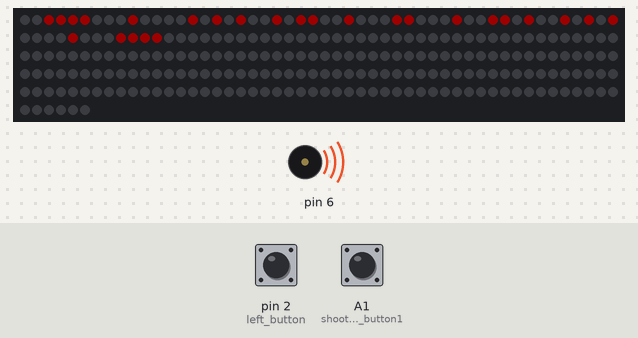
The sketch below on a simulated Arduino Uno, built with avr-gcc and run on an emulated ATmega328P. On the bench: 256 RGB LEDs in strip order, left to right, continuing on the next row, buzzer (waves = sounding). The test bench sets the inputs (shaded band); at power-on: pin 2 (left_button) HIGH, A1 (shooting_button1) HIGH. Dim RGB values are drawn brighter than linear; what the sketch prints to the serial monitor is not drawn.

Above: at 0.4 s.
Timing chart, 0 to 130.0 s (numbered marks = the images above):
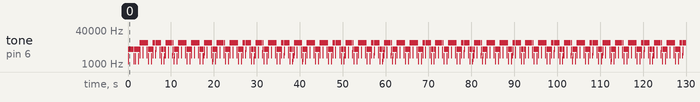

The sketch:

ShootingGhost.ino
```cpp
#include <Arduino.h>
#include "MICROSTEP_DRIVER_2H320.h"
#include <Adafruit_NeoPixel.h>
#include "matrix.h"

#define STATE_START       0x00
#define STATE_STAND       0x01
#define STATE_LOW_SPEED   0x02
#define STATE_HIGH_SPEED  0x03
#define STATE_WINNER      0x04

#define SPEED_LOW   5000
#define SPEED_HIGH  10000

#define SHOOTING_NUMBER 1
#define NUMPIXELS 256

int state = STATE_START;
int old_state = STATE_START;
int shooting_count = 0;

int step_en = 4;
int step_dir = 5;
int step_freq = 6;

int left_button = 2;
int right_button = 3;
int shooting_button1 = A1;
int shooting_button2 = A2;

int led_display = 7;
int reset_button = 8;

MICROSTEP_DRIVER_2H320 step;
Adafruit_NeoPixel pixels = Adafruit_NeoPixel(NUMPIXELS, led_display, NEO_GRB + NEO_KHZ800);

void setup() {
  Serial.begin(115200);
  pinMode(left_button, INPUT_PULLUP);
  pinMode(right_button, INPUT_PULLUP);
  pinMode(shooting_button1, INPUT_PULLUP);
  pinMode(shooting_button2, INPUT_PULLUP);
  step.Begin(step_en,step_dir,step_freq);
  pixels.begin();
  pixels.setBrightness(50);
}

void loop() {
  if (digitalRead(left_button) == HIGH || digitalRead(right_button) == HIGH) {
    // delay(70);
    // if(digitalRead(left_button) == HIGH || digitalRead(right_button) == HIGH)
      step.ChangeStepDir();
      delay(300);
  }

  if (digitalRead(reset_button == HIGH)) {
      delay(70);
      if (digitalRead(reset_button == HIGH))
        // state = STATE_START;
        ;
  }


  if(state == STATE_STAND || state == STATE_LOW_SPEED || state == STATE_HIGH_SPEED) {
    if (digitalRead(shooting_button1) == HIGH || digitalRead(shooting_button2) == HIGH) {
        // delay(10);
        // if (digitalRead(shooting_button1 == HIGH) || digitalRead(shooting_button2 == HIGH)) {
          shooting_count++;
          Serial.print("shooting_count ");Serial.println(shooting_count);
          checkShootingCount();
          cry();
          delay(100);
        // }
    }
  }

  Serial.print("state ");Serial.println(state);
  switch (state) {
    case STATE_START:
      start_shooting_ghost();
      break;
    case STATE_STAND:
      ghost_stand();
      break;
    case STATE_LOW_SPEED:
      ghost_low_speed();
      break;
    case STATE_HIGH_SPEED:
      ghost_high_speed();
      break;
  }
}

void start_shooting_ghost() {
  step.StepStop();
  state = STATE_STAND;
  shooting_count = 0;

  matrix_clear_all();
  matrix_cry();
  matrix_display();

  delay(1000);
  matrix_clear_all();
  matrix_smile();
  matrix_display();
}

void ghost_stand() {
  step.StepStop();
}

void ghost_low_speed() {
  // step.StepStop();
  // step.SetStepSpeed(SPEED_LOW);
  // step.StepStart();
}

void ghost_high_speed() {
  // step.StepStop();
  // step.SetStepSpeed(SPEED_HIGH);
  // step.StepStart();
}

void checkShootingCount() {
  if(shooting_count == SHOOTING_NUMBER) {
    shooting_count = 0;
    changeState();
  }
}

void changeState() {
  if (state == STATE_STAND) {
    state = STATE_LOW_SPEED;
    step.SetStepSpeed(SPEED_LOW);
    step.StepStart();
  }
  else if (state == STATE_LOW_SPEED) {
    state = STATE_HIGH_SPEED;
    // step.StepStop();
    step.SetStepSpeed(SPEED_HIGH);
    step.StepStart();
  }
  else if (state == STATE_HIGH_SPEED) {
    state = STATE_STAND;
    step.StepStop();
  }
  else
    state = STATE_START;
}

// matrix display -----------//
void matrix_smile(){
  for(long i=0;i<26;i++){
    pixels.setPixelColor(MATRIX_SMILE[i], pixels.Color(0,150,0));
  }
}

void matrix_cry(){
  for(long i=0;i<26;i++){
    pixels.setPixelColor(MATRIX_CRY[i], pixels.Color(150,0,0));
  }
}

//display

//1. clearall
void matrix_clear_all() {
  for(long i=0;i<255;i++){
    pixels.setPixelColor(i, 0);
  }
}
//2. line smile or cry

//3. smile score
void matrix_score_first_number() {
  for(long i=0;i<26;i++){
    pixels.setPixelColor(MATRIX_CRY[i], pixels.Color(150,0,0));
  }
}
void matrix_score(int score) {

}
//3. line winner

//4. display
void matrix_display() {
  pixels.show();
}

void cry() {
  matrix_clear_all();
  matrix_cry();
  matrix_display();

  delay(500);
  matrix_clear_all();
  matrix_smile();
  matrix_display();
}
```

MICROSTEP_DRIVER_2H320.cpp
```cpp
#include "MICROSTEP_DRIVER_2H320.h"

bool MICROSTEP_DRIVER_2H320::Begin(int pin_en, int pin_dir, int pin_pul) {
  step_en = pin_en;
  step_dir = pin_dir;
  step_pul = pin_pul;
  step_freq = 5000;

  pinMode(step_en, OUTPUT);
  pinMode(step_dir, OUTPUT);
  // pinMode(step_pul, OUTPUT);

  digitalWrite(step_en, HIGH);
  digitalWrite(step_dir, HIGH);

  return true;
}

bool MICROSTEP_DRIVER_2H320::SetStepOnOff(int onoff) {
  digitalWrite(step_en, onoff);

  return true;
}

bool MICROSTEP_DRIVER_2H320::ChangeStepDir() {
  int dir = digitalRead(step_dir);
  if (dir == CLOCKWISE)
    digitalWrite(step_dir, COUNTERCLOCKWISE);
  else
    digitalWrite(step_dir, CLOCKWISE);

  StepStop();
  StepStart();

  return true;
}

bool MICROSTEP_DRIVER_2H320::SetStepDir(int dir) {
  int direct;
  if(dir == CLOCKWISE)
    direct = true;
  else if (dir == COUNTERCLOCKWISE)
    direct = false;
  else
    direct = true;

  digitalWrite(step_dir, direct);

  return true;
}

bool MICROSTEP_DRIVER_2H320::SetStepSpeed(int hz) {
  if (hz > 14000)
    hz = 14000;
  step_freq = hz;
  return true;
}

bool MICROSTEP_DRIVER_2H320::StepStart() {
  SetStepOnOff(true);
  //lowly start
  for (int i=4; i>0; i--) {
    tone(step_pul, step_freq/i);
    delay(10);
  }
  return true;
};

bool MICROSTEP_DRIVER_2H320::StepStop() {
  SetStepOnOff(false);
  return true;
}
```

MICROSTEP_DRIVER_2H320.h
```cpp
#ifndef MICROSTEP_DRIVER_2H320_H
#define MICROSTEP_DRIVER_2H320_H
#include <Arduino.h>
#define COUNTERCLOCKWISE  0x00
#define CLOCKWISE         0x01

class MICROSTEP_DRIVER_2H320 {
public:
  bool Begin(int pin_en, int pin_dir, int pin_pul);
  bool SetStepOnOff(int onoff);
  bool ChangeStepDir();
  bool SetStepDir(int dir);
  bool SetStepSpeed(int hz);
  bool StepStart();
  bool StepStop();

private:
  int step_en;
  int step_dir;
  int step_pul;
  int step_freq;
};

#endif //MICROSTEP_DRIVER_2H320_H
```

Source omitted: matrix.h (data table, 2529 bytes)

Measured:
- by itself, tone on pin 6: plays 1250 Hz for 0.01 s, 1666 Hz for 0.01 s, 2500 Hz for 0.01 s, 5000 Hz for 1.3 s, 1250 Hz for 0.01 s, 1666 Hz for 0.01 s … (864 notes in this stretch)
